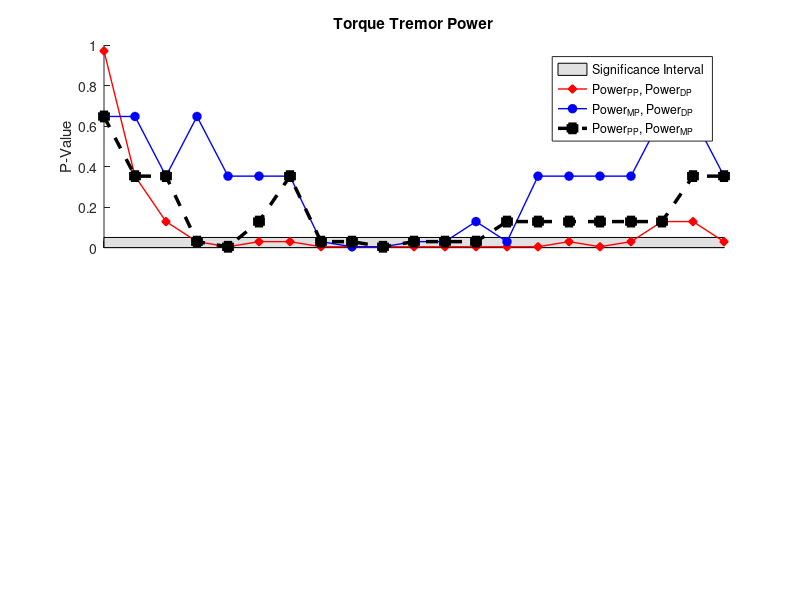

The MATLAB source for this figure: (Note: this script raises an error after producing the figure.)

clear
load dataPValue2R
close all
clc
figure
subplot(2,1,1)
hold on
fill([0,0,25,25],[0,0.05,0.05,0],[225,225,225]/255)
plot(F,pValue_TQ_PF2_DF,'color','r','lineWidth',1,'marker'...
    ,'d','markerFaceColor','r');
plot(F,pValue_TQ_PF1_DF,'color','b','lineWidth',1,'marker'...
    ,'o','markerFaceColor','b');
plot(F,pValue_TQ_PF2_PF1,'--','color','k','lineWidth',2.5,...
    'marker','s','markerFaceColor','k');
xlim([0,20])
ylim([0,1])
legend('Significance Interval','Power_{PP}, Power_{DP}',...
    'Power_{MP}, Power_{DP}'...
    ,'Power_{PP}, Power_{MP}')
ylabel('P-Value')
set(gca,'XTickLabel',[])
title('Torque Tremor Power')
annotation('textbox','String','(A)','LineStyle','none','Position',[0.13 0.42 0.2 0.5]);
box off
subplot(2,1,2)



hold on
fill([0,0,25,25],[0,0.05,0.05,0],[225,225,225]/255)
plot(F,pValue_EMG_TQ_PF2_DF,'color','r','lineWidth',1,'marker'...
    ,'d','markerFaceColor','r');
plot(F,pValue_EMG_TQ_PF1_DF,'color','b','lineWidth',1,'marker'...
    ,'o','markerFaceColor','b');
plot(F,pValue_EMG_TQ_PF2_PF1,'--','color','k','lineWidth',2.5,...
    'marker','s','markerFaceColor','k');
xlim([0,20])
ylim([0,1])
xlabel('Frequency (Hz)')
ylabel('P-Value')
title('EMG-Torque Tremor Coherence Area')
annotation('textbox','String','(B)','LineStyle','none','Position',[0.13 -0.05 0.2 0.5]);
box off
save dataPValue2R